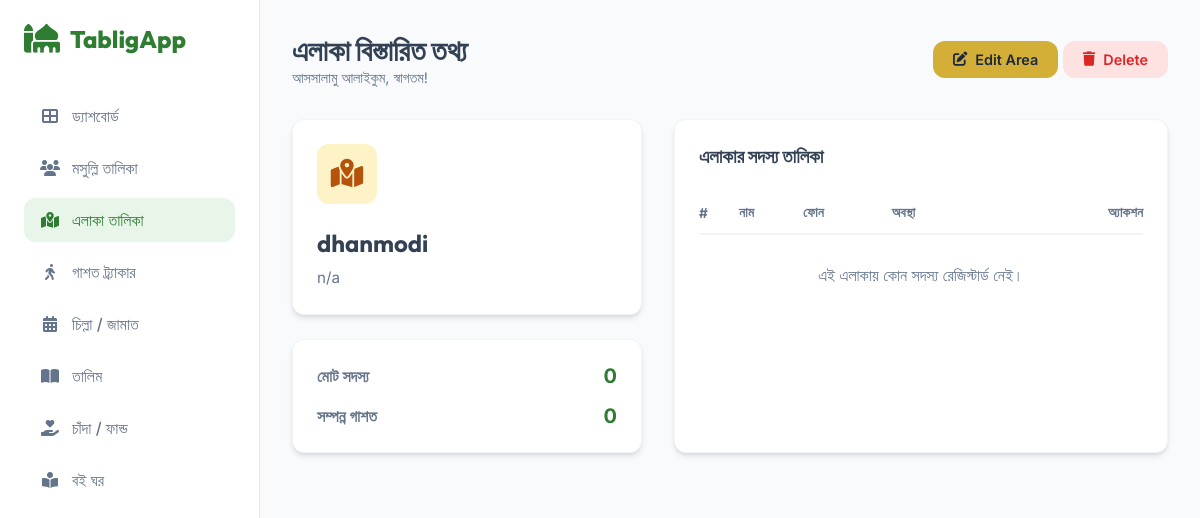
Page /areas/1/ (signed in) on the committed database.
### tablig/models.py (models this page shows, shortened)
class Area(models.Model):
    name = models.CharField(max_length=255, unique=True)
    description = models.TextField(blank=True, null=True)

### tablig/views.py (the view)
# urls.py: path('areas/<int:pk>/', AreaDetailView.as_view(), name='area_detail'),
class AreaDetailView(LoginRequiredMixin, DetailView):
    model = Area
    template_name = 'tablig/area_detail.html'
    context_object_name = 'area'

### tablig/templates/tablig/area_detail.html (shortened to what this page needs)
{% extends 'tablig/base.html' %}
{% block header_title %}এলাকা বিস্তারিত তথ্য{% endblock %}
{% block header_actions %}
<a href="{% url 'area_update' area.pk %}" class="btn btn-primary" style="background: var(--accent-color); color: #1e293b;">
    <i class="fas fa-edit"></i> Edit Area
</a>
<a href="{% url 'area_delete' area.pk %}" class="btn" style="background: #fee2e2; color: #dc2626;">
    <i class="fas fa-trash"></i> Delete
</a>
{% endblock %}
{% block content %}
<div style="display: grid; grid-template-columns: 350px 1fr; gap: 2rem;">
    <div style="display: flex; flex-direction: column; gap: 1.5rem;">
        <div class="card">
            <div style="width: 60px; height: 60px; background: #FEF3C7; color: #B45309; border-radius: 12px; display: flex; align-items: center; justify-content: center; font-size: 1.8rem; margin-bottom: 1.5rem;">
                <i class="fas fa-map-marked-alt"></i>
            </div>
            <h2 style="font-family: 'Outfit'; margin-bottom: 0.5rem;">{{ area.name }}</h2>
            <p style="color: var(--text-muted); font-size: 0.95rem; line-height: 1.6;">
                {{ area.description|default:"এই এলাকার কোন বর্ণনা দেয়া হয়নি।" }}
            </p>
        </div>
        <div class="card" style="padding: 1.5rem;">
            <div style="display: flex; justify-content: space-between; align-items: center; margin-bottom: 1rem;">
                <span style="font-weight: 600; color: var(--text-muted);">মোট সদস্য</span>
                <span style="font-size: 1.25rem; font-weight: 700; color: var(--primary-color);">{{ area.members.count }}</span>
            </div>
            <div style="display: flex; justify-content: space-between; align-items: center;">
                <span style="font-weight: 600; color: var(--text-muted);">সম্পন্ন গাশত</span>
                <span style="font-size: 1.25rem; font-weight: 700; color: var(--primary-color);">{{ area.gashts.count }}</span>
            </div>
        </div>
    </div>
    <div class="card">
        <h3 style="font-family: 'Outfit'; margin-bottom: 1.5rem;">এলাকার সদস্য তালিকা</h3>
        <table style="width: 100%; border-collapse: collapse;">
            <thead>
                <tr style="text-align: left; border-bottom: 2px solid #f1f5f9;">
                    <th style="padding: 12px 0; color: var(--text-muted); font-size: 0.85rem; width: 40px;">#</th>
                    <th style="padding: 12px 0; color: var(--text-muted); font-size: 0.85rem;">নাম</th>
                    <th style="padding: 12px 0; color: var(--text-muted); font-size: 0.85rem;">ফোন</th>
                    <th style="padding: 12px 0; color: var(--text-muted); font-size: 0.85rem;">অবস্থা</th>
                    <th style="padding: 12px 0; color: var(--text-muted); font-size: 0.85rem; text-align: right;">অ্যাকশন</th>
                </tr>
            </thead>
            <tbody>
                {% for member in area.members.all %}
                <tr style="border-bottom: 1px solid #f1f5f9;">
                    <td style="padding: 15px 0; color: var(--text-muted);">{{ forloop.counter }}</td>
                    <td style="padding: 15px 0;">
                        <a href="{% url 'member_detail' member.pk %}" style="text-decoration: none; color: inherit; font-weight: 600; display: flex; align-items: center; gap: 10px;">
                            <div style="width: 32px; height: 32px; background: #f1f5f9; border-radius: 50%; display: flex; align-items: center; justify-content: center; font-size: 0.8rem;">{{ member.name|slice:":1" }}</div>
                            {{ member.name }}
                        </a>
                    </td>
                    <td style="padding: 15px 0; font-size: 0.9rem;">{{ member.phone_number }}</td>
                    <td style="padding: 15px 0;">
                        {% if member.status == 'active' %}
                        <span style="background: #dcfce7; color: #166534; padding: 4px 10px; border-radius: 12px; font-size: 0.75rem; font-weight: 600;">অ্যাকটিভ</span>
                        {% else %}
                        <span style="background: #fee2e2; color: #991b1b; padding: 4px 10px; border-radius: 12px; font-size: 0.75rem; font-weight: 600;">ইনঅ্যাকটিভ</span>
                        {% endif %}
                    </td>
                    <td style="padding: 15px 0; text-align: right;">
                        <a href="{% url 'member_detail' member.pk %}" style="color: var(--primary-color);" title="দেখুন"><i class="fas fa-eye"></i></a>
                    </td>
                </tr>
                {% empty %}
                <tr>
                    <td colspan="5" style="text-align: center; color: var(--text-muted); padding: 30px;">এই এলাকায় কোন সদস্য রেজিস্টার্ড নেই।</td>
                </tr>
                {% endfor %}
            </tbody>
        </table>
    </div>
</div>
{% endblock %}

### rows in the picture
Area: name "dhanmodi", description "n/a", members.count "0", gashts.count "0"
